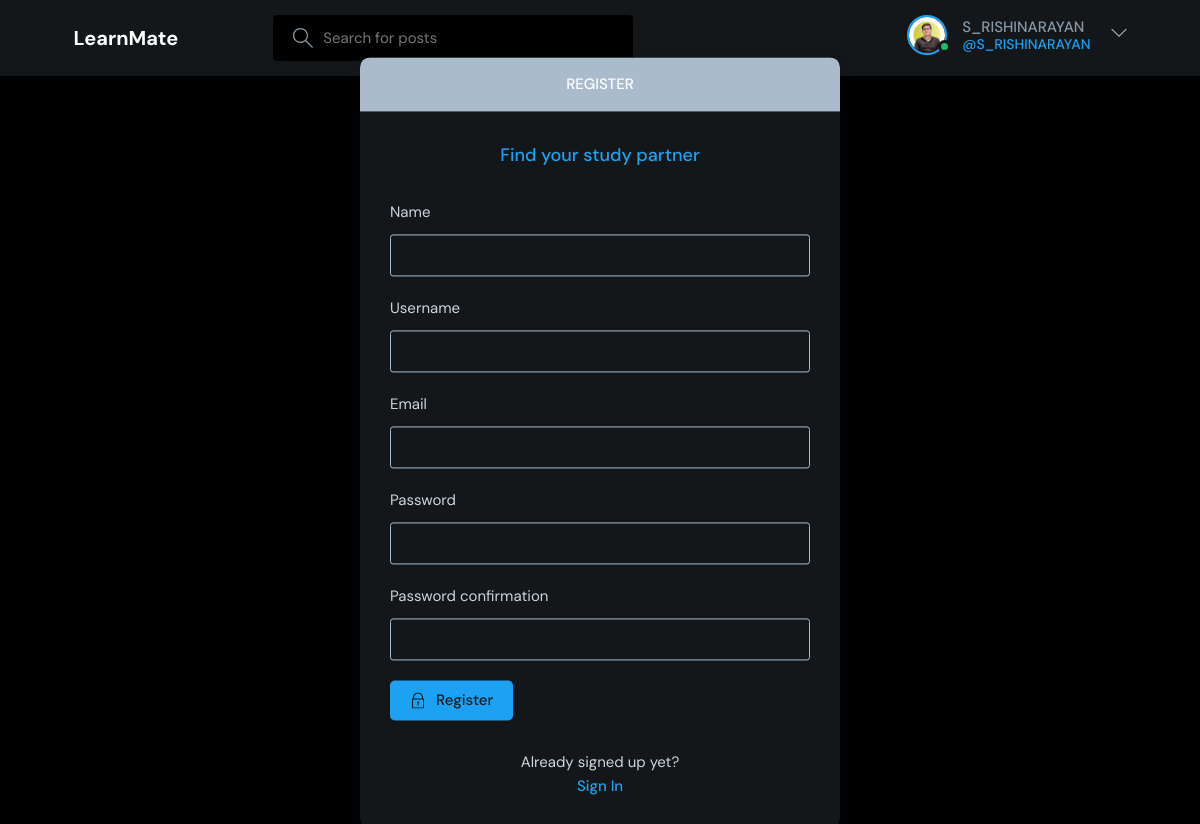
Page /register/ (signed in) on the committed database.
### base/models.py (models this page shows)
class User(AbstractUser):
    name = models.CharField(max_length=200, null=True)
    email = models.EmailField(unique=True, null=True)
    bio = models.TextField(null=True)
    avatar = models.ImageField(null=True, default="avatar.svg")
    USERNAME_FIELD = 'email'
    REQUIRED_FIELDS = []

### base/views.py (the view, shortened to what this page needs)
# urls.py: path('register/', views.registerPage, name="register"),
def registerPage(request):
    form = MyUserCreationForm()
    return render(request, 'base/login_register.html', {'form': form})

### base/forms.py
class MyUserCreationForm(UserCreationForm):
    class Meta:
        model = User
        fields = ['name', 'username', 'email', 'password1', 'password2']

### base/templates/base/login_register.html (shortened to what this page needs)
{% extends 'main.html' %}
{% block content %}
<main class="auth layout">
  {% if page == 'login' %}
  <div class="container">
    <div class="layout__box">
      <div class="layout__boxHeader">
        <div class="layout__boxTitle">
          <h3>Login</h3>
        </div>
      </div>
      <div class="layout__body">
        <h2 class="auth__tagline">Find your study partner</h2>
        <form class="form" action="" method="POST">
          {% csrf_token %}
          <div class="form__group">
            <label for="username">Email</label>
            <input id="username" name="email" type="email" placeholder="e.g. your@email.com" />
          </div>
          <div class="form__group">
            <label for="password">Password</label>
            <input id="password" name="password" type="password" placeholder="&bull;&bull;&bull;&bull;&bull;&bull;&bull;&bull;" />
          </div>
          <button class="btn btn--main" type="submit">
            <svg version="1.1" xmlns="http://www.w3.org/2000/svg" width="32" height="32" viewBox="0 0 32 32">
              <title>lock</title>
              <path d="M27 12h-1v-2c0-5.514-4.486-10-10-10s-10 4.486-10 10v2h-1c-0.553 0-1 0.447-1 1v18c0 0.553 0.447 1 1 1h22c0.553 0 1-0.447 1-1v-18c0-0.553-0.447-1-1-1zM8 10c0-4.411 3.589-8 8-8s8 3.589 8 8v2h-16v-2zM26 30h-20v-16h20v16z"></path>
              <path d="M15 21.694v4.306h2v-4.306c0.587-0.348 1-0.961 1-1.694 0-1.105-0.895-2-2-2s-2 0.895-2 2c0 0.732 0.413 1.345 1 1.694z"></path>
            </svg>
            Login
          </button>
        </form>
        <div class="auth__action">
          <p>Haven't signed up yet?</p>
          <a href="{% url 'register' %}" class="btn btn--link">Sign Up</a>
        </div>
      </div>
    </div>
  </div>
  {% else %}
  <div class="container">
    <div class="layout__box">
      <div class="layout__boxHeader">
        <div class="layout__boxTitle">
          <h3>Register</h3>
        </div>
      </div>
      <div class="layout__body">
        <h2 class="auth__tagline">Find your study partner</h2>
        <form class="form" action="" method="POST">
          {% for field in form %}
          <div class="form__group">
            <label for="{{ field.id_for_label }}">{{ field.label }}</label>
            {{ field }}
          </div>
          {% endfor %}
          <button class="btn btn--main" type="submit">
            Register
          </button>
        </form>
        <div class="auth__action">
          <p>Already signed up yet?</p>
          <a href="{% url 'login' %}" class="btn btn--link">Sign In</a>
        </div>
      </div>
    </div>
  </div>
  {% endif %}
</main>
{% endblock content %}

### templates/navbar.html (shortened to what this page needs)
{% load static %}
<header class="header header--loggedIn">
    <div class="container">
        <a href="{% url 'home' %}" class="header__logo">
            <h1>LearnMate</h1>
        </a>
        <form class="header__search" method="GET" action="{% url 'home' %}">
            <label>
                <input name="q" placeholder="Search for posts" />
            </label>
        </form>
        <nav class="header__menu">
            {% if request.user.is_authenticated %}
            <div class="header__user">
                <a href="{% url 'update-user' %}">
                    <div class="avatar avatar--medium active">
                        <img src="{{request.user.avatar.url}}" />
                    </div>
                    <p>{{request.user.username}} <span>@{{request.user.username}}</span></p>
                </a>
                <button class="dropdown-button">
                    <svg version="1.1" xmlns="http://www.w3.org/2000/svg" width="32" height="32" viewBox="0 0 32 32">
                        <title>chevron-down</title>
                        <path d="M16 21l-13-13h-3l16 16 16-16h-3l-13 13z"></path>
                    </svg>
                </button>
            </div>
            {% else %}
            <a href="{% url 'login' %}">
                <img src="{% static 'images/avatar.svg' %}" />
                <p>Login</p>
            </a>
            {% endif %}
        </nav>
    </div>
</header>

### rows in the picture
User: user.avatar (picture), user.username "S_RISHINARAYAN"

### other values in the picture
{{ field.label }} "Name" "Username" "Email" "Password" "Password confirmation"
